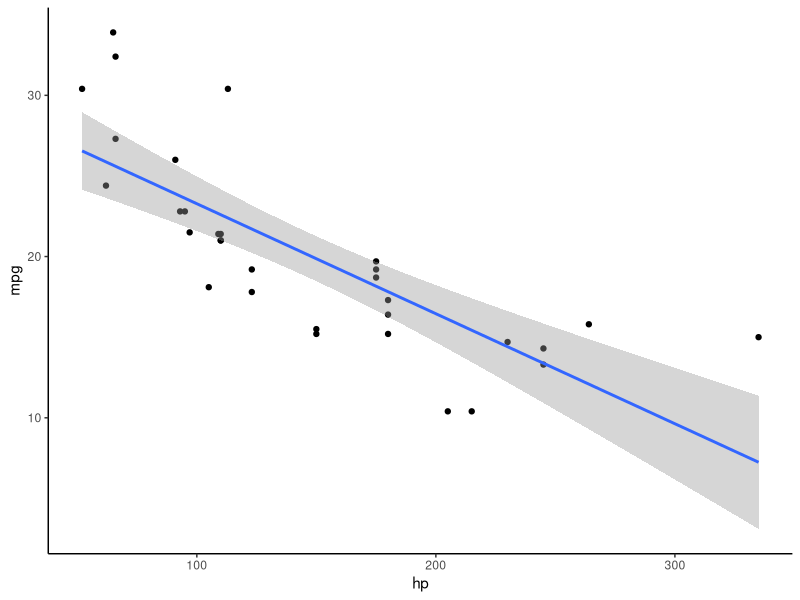

The R source for this figure:
## ---- chunk 1
library(knitr)
library(tidyverse)
## ---- chunk 2
mtcars %>%
  ggplot(aes(
    x = hp,
    y = mpg
  )) +
  geom_point() +
  geom_smooth(method = "lm") +
  theme_classic()
